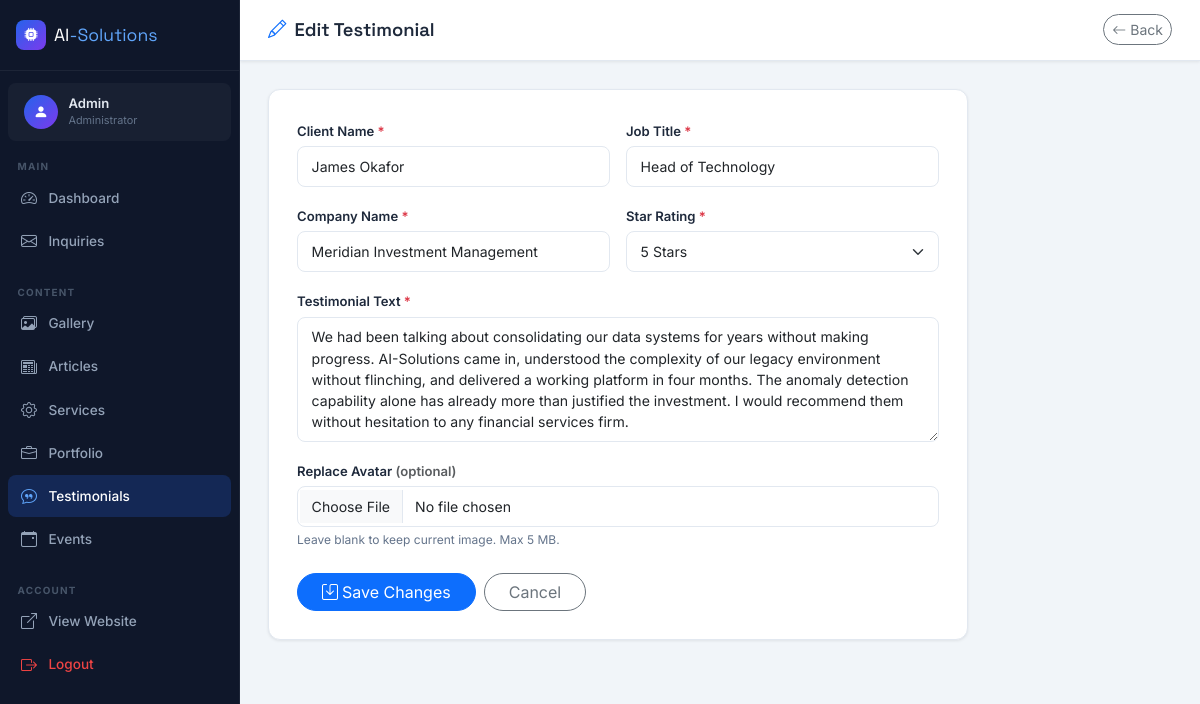
/admin/testimonials-edit.php?id=2 (signed in), run on the app's committed database.
### tables this page shows
CREATE TABLE `testimonials` (
    `id`               INT           NOT NULL AUTO_INCREMENT,
    `client_name`      VARCHAR(100)  NOT NULL,
    `job_title`        VARCHAR(100)  NOT NULL,
    `company_name`     VARCHAR(150)  NOT NULL,
    `rating`           TINYINT       NOT NULL DEFAULT 5,
    `testimonial_text` TEXT          NOT NULL,
    `avatar_path`      VARCHAR(255)  NOT NULL DEFAULT '',
    `created_at`       TIMESTAMP     NOT NULL DEFAULT CURRENT_TIMESTAMP,
    PRIMARY KEY (`id`),
    CONSTRAINT `chk_rating` CHECK (`rating` BETWEEN 1 AND 5)
);

### includes/db.php (called while the page is built, shortened)
<?php
function h(string $str): string {
    return htmlspecialchars($str, ENT_QUOTES, 'UTF-8');
}

### admin/testimonials-edit.php (the view, shortened to what this page needs)
<?php
require_once '../includes/db.php';
$id=validId($_GET['id']??0);
try{$stmt=$pdo->prepare('SELECT * FROM testimonials WHERE id=?');$stmt->execute([$id]);$item=$stmt->fetch();}catch(PDOException $e){$item=null;}
$f=function($key)use($item){return $_POST[$key]??$item[$key];};
include '../includes/admin-head.php';
include '../includes/admin-sidebar.php';
?>
<div class="admin-main">
    <div class="admin-topbar">
        <h1 class="admin-page-title"><i class="bi bi-pencil me-2 text-primary"></i>Edit Testimonial</h1>
        <a href="testimonials-list.php" class="btn btn-sm btn-outline-secondary rounded-pill"><i class="bi bi-arrow-left me-1"></i>Back</a>
    </div>
    <div class="admin-content">
        <div class="admin-form-card" style="max-width:700px;">
            <form method="POST" enctype="multipart/form-data">
                <div class="row g-3">
                    <div class="col-md-6">
                        <label class="form-label">Client Name <span class="text-danger">*</span></label>
                        <input type="text" name="client_name" class="form-control" value="<?= h($f('client_name')) ?>" required>
                    </div>
                    <div class="col-md-6">
                        <label class="form-label">Job Title <span class="text-danger">*</span></label>
                        <input type="text" name="job_title" class="form-control" value="<?= h($f('job_title')) ?>" required>
                    </div>
                    <div class="col-md-6">
                        <label class="form-label">Company Name <span class="text-danger">*</span></label>
                        <input type="text" name="company_name" class="form-control" value="<?= h($f('company_name')) ?>" required>
                    </div>
                    <div class="col-md-6">
                        <label class="form-label">Star Rating <span class="text-danger">*</span></label>
                        <select name="rating" class="form-select" required>
                            <?php for($r=5;$r>=1;$r--): ?>
                            <option value="<?= $r ?>" <?= (int)$f('rating')===$r?'selected':'' ?>><?= $r ?> Star<?= $r>1?'s':'' ?></option>
                            <?php endfor; ?>
                        </select>
                    </div>
                    <div class="col-12">
                        <label class="form-label">Testimonial Text <span class="text-danger">*</span></label>
                        <textarea name="testimonial_text" class="form-control" rows="5" required><?= h($f('testimonial_text')) ?></textarea>
                    </div>
                    <div class="col-12">
                        <label class="form-label">Replace Avatar <span class="text-muted">(optional)</span></label>
                        <input type="file" name="avatar" class="form-control file-preview-input" accept="image/*" data-preview="avatarPreview">
                        <div class="form-hint">Leave blank to keep current image. Max 5 MB.</div>
                    </div>
                </div>
                <div class="d-flex gap-2 mt-4">
                    <button type="submit" class="btn btn-primary rounded-pill px-4"><i class="bi bi-save me-1"></i>Save Changes</button>
                    <a href="testimonials-list.php" class="btn btn-outline-secondary rounded-pill px-4">Cancel</a>
                </div>
            </form>
        </div>
    </div>
</div>
<?php include '../includes/admin-foot.php'; ?>

### assets/css/admin.css (style rules this page uses)
:root { --sidebar-w: 240px; --sidebar-bg: #0F172A; --sidebar-border: rgba(255,255,255,.06); --sidebar-hover: rgba(37,99,235,.15); --sidebar-active: rgba(37,99,235,.22); --admin-bg: #F1F5F9; --card-bg: #FFFFFF; --brand-blue: #2563EB; --brand-violet: #7C3AED; --text-primary: #1E293B; --text-muted: #64748B; --border-color: #E2E8F0; --radius-sm: 8px; --radius-md: 12px; --shadow-sm: 0 1px 3px rgba(0,0,0,.08); --shadow-md: 0 4px 16px rgba(0,0,0,.10); --transition: .2s ease; --font-body: 'Inter', sans-serif; --font-heading: 'Space Grotesk', sans-serif; }
* { box-sizing: border-box; margin: 0; padding: 0; }
body { font-family: var(--font-body); background: var(--admin-bg); color: var(--text-primary); min-height: 100vh; }
.admin-main { margin-left: var(--sidebar-w); min-height: 100vh; flex: 1; display: flex; flex-direction: column; }
.admin-topbar { background: var(--card-bg); border-bottom: 1px solid var(--border-color); padding: .9rem 1.75rem; display: flex; align-items: center; justify-content: space-between; position: sticky; top: 0; z-index: 50; box-shadow: var(--shadow-sm); }
.admin-page-title { font-family: var(--font-heading); font-size: 1.15rem; font-weight: 600; margin: 0; }
.admin-content { padding: 1.75rem; flex: 1; }
.admin-form-card { background: var(--card-bg); border: 1px solid var(--border-color); border-radius: var(--radius-md); padding: 1.75rem; box-shadow: var(--shadow-sm); }
.admin-form-card .form-label { font-size: .82rem; font-weight: 600; color: var(--text-primary); margin-bottom: .3rem; }
.admin-form-card .form-control, .admin-form-card .form-select { border: 1.5px solid var(--border-color); border-radius: var(--radius-sm); font-size: .88rem; padding: .55rem .85rem; transition: border-color var(--transition), box-shadow var(--transition); }
.form-hint { font-size: .75rem; color: var(--text-muted); margin-top: .25rem; }

### data on the page
testimonials: client_name "James Okafor", job_title "Head of Technology", company_name "Meridian Investment Management", rating "5 Stars", testimonial_text "We had been talking about consolidating our data systems for years without making progress. AI-Solutions came in, understood the complexity of our legacy environment without flinching, and delivered a working platform in four months. The anomaly detection capability alone has already more than justified the investment. I would recommend them without hesitation to any financial services firm."

### other printed values
$_SESSION['admin_username'] "Admin"
